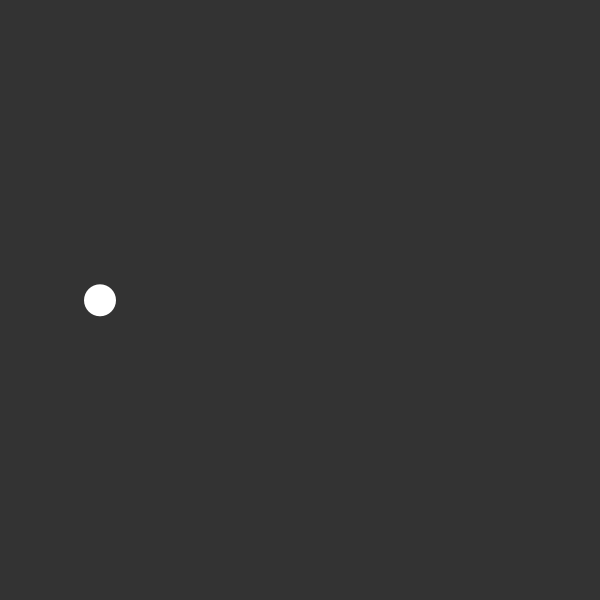
Frame 1 (no input)
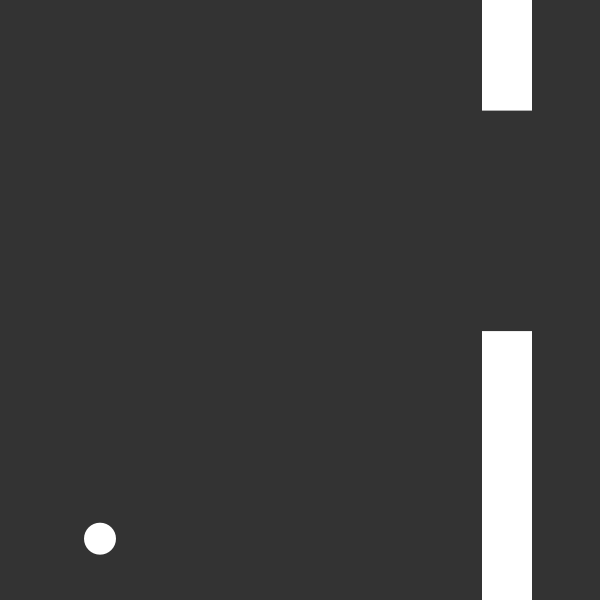
Frame 60 (the mouse pressed at the canvas centre just before this capture)
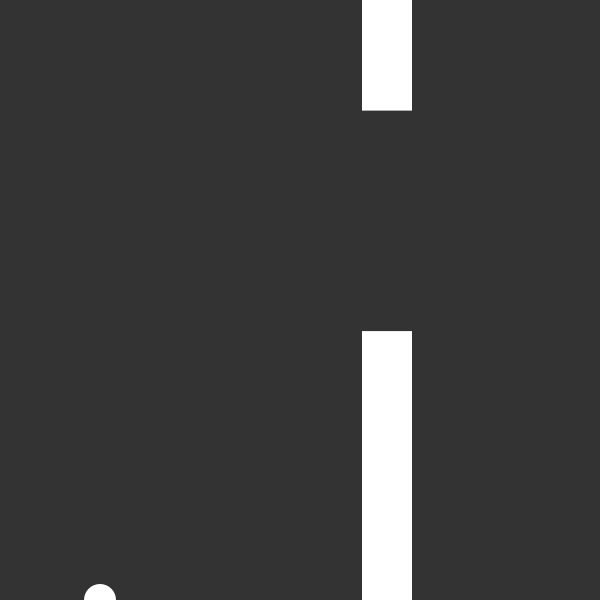
Frame 120 (the mouse held since frame 60 and released just before this capture)

The Processing sketch that drew these frames (run headless with seeded random() and noise(); from frame 60 on, the mouse is pressed at the canvas centre):

// Processing sketch: flappy_bird
// ── flappy_bird.pde
Bird b;
ArrayList<Pipe> pipes;

void setup() {
  size(600, 600);
  b = new Bird(height / 2);
  pipes = new ArrayList<Pipe>();
  pipes.add(new Pipe());
}

void draw() {
  background(51);
  noStroke();

  for (int i = pipes.size() - 1; i >= 0; i--) {
    pipes.get(i).show();
    pipes.get(i).update();
    if (pipes.get(i).hits(b)){
      println("HIT");
    }
    if (pipes.get(i).x < -pipes.get(i).w) {
      pipes.remove(i);
    }
  }
  
  b.update();
  b.show();

  if (frameCount % 150 == 0) {
    pipes.add(new Pipe());
  }
}

void keyPressed() {
  b.flap();
}

// ── bird.pde
class Bird {
  
  float x = 100;
  float y;
  float v = 0;
  float gravity = 0.3;
  float flappower = 10;
  
  Bird (float y_){
    y = y_;
  }
  
  void update(){
    v += gravity;
    v *= 0.95;
    y += v;
    
    //crash
    if (y > height){
      y = height;
      v = 0;
    }
    if (y < 0){
      y = 0;
      v = 0;
    }
  }
  
  void flap(){
    v -= flappower;
  }
  
  void show(){
    fill(255);
    ellipse(x, y, 32, 32);
  }
}

// ── pipe.pde
class Pipe {

  float gapSize = random(75, height / 2);
  float gapY = random(25 + gapSize / 2, height - 25 - gapSize / 2);
  float w = 50;
  float x = width;
  float speed = 2;

  Pipe() {
  }

  void show() {
    fill(255);
    rect(x, 0, w, gapY - gapSize / 2);
    rect(x, gapY + gapSize / 2, w, height - gapY - gapSize / 2);
  }

  void update() {
    x -= speed;
  }

  boolean hits(Bird bird) {
    if (bird.x >= x && bird.x <= x + w && (bird.y < gapY - gapSize / 2 || bird.y > gapY + gapSize / 2)) {
      return true;
    } else {
      return false;
    }
  }
}
